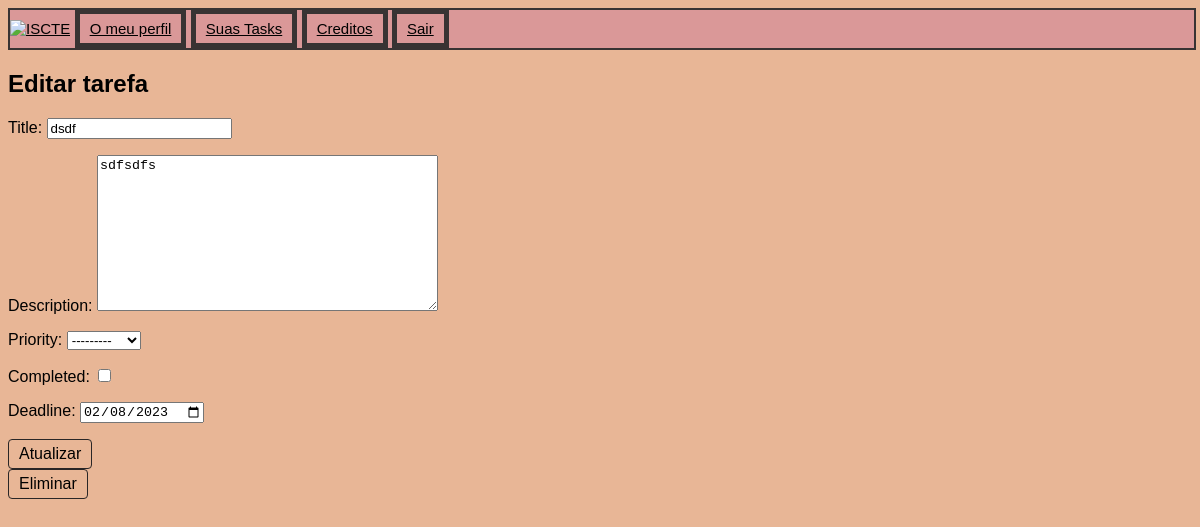
The app's page /tasks/edit/11/ (signed in), older data.
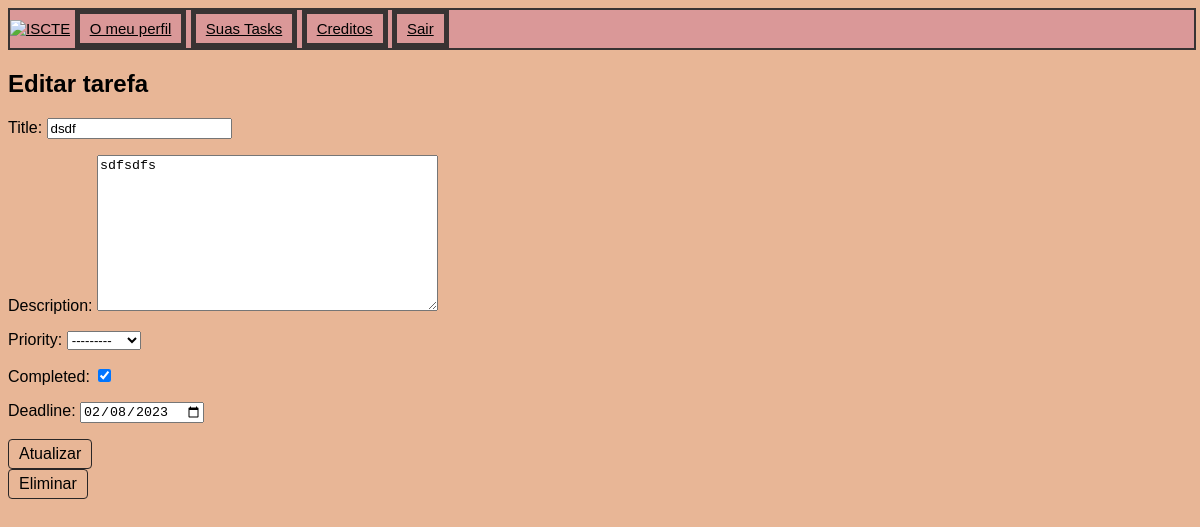
The same page, newer data.
### taskmanager/models.py (models this page shows, shortened)
class Task(models.Model):
    PRIORITY_CHOICES = [
        ('pouca', 'Pouca'),
        ('mediana', 'Mediana'),
        ('alta', 'Alta')
    ]
    title = models.CharField(max_length=200)
    description = models.TextField()
    priority = models.CharField(max_length=20, choices=PRIORITY_CHOICES)
    deadline = models.DateField()
    completed = models.BooleanField(default=False)
    user = models.ForeignKey(User, on_delete=models.CASCADE)

### taskmanager/views.py (the view)
# urls.py: path('tasks/edit/<int:task_id>/', views.edit_task, name='edit_task'),
@login_required(login_url='/taskmanager/')
def edit_task(request, task_id):
    task = Task.objects.get(id=task_id)
    if request.method == 'POST':
        form = TaskForm(request.POST, instance=task)
        if form.is_valid():
            form.save()
            return redirect('taskmanager:task_list')
    else:
        form = TaskForm(instance=task)
    return render(request, 'taskmanager/edit_task.html', {'form': form, 'task': task})

### taskmanager/forms.py
class TaskForm(forms.ModelForm):
    class Meta:
        model = Task
        fields = ['title', 'description', 'priority', 'completed', 'deadline']
        widgets = {
            'deadline': forms.DateInput(attrs={'type': 'date'})
        }

### taskmanager/templates/taskmanager/edit_task.html (shortened to what this page needs)
{% extends "./base.html" %}
{% block head %}
    {% load static %}
    <link rel="stylesheet" type="text/css" href="{% static 'taskmanager/css/mystyle.css'%}">
{% endblock %}
{% block content %}
  <h2>Editar tarefa</h2>
  <form method="post" action="{% url 'taskmanager:edit_task' task.id %}">
    {{ form.as_p }}
    <button type="submit">Atualizar</button>
  </form>
    <button id="delete">Eliminar</button>
{% endblock %}

Row changes from the older to the newer data that the page shows:
changed Task "dsdf": completed "☐" → "☑"
